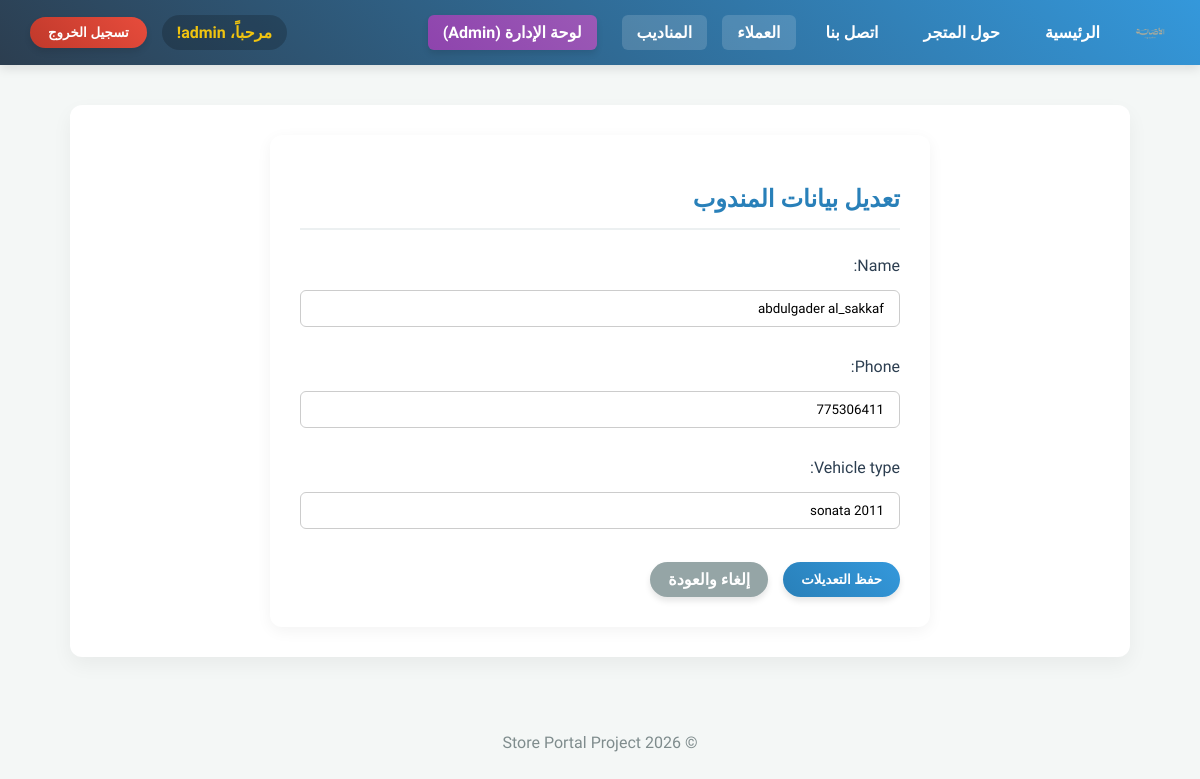
Page /delivery/1/update/ (signed in) on the committed database.
### delivery/models.py (models this page shows, shortened)
class Courier(models.Model):
    name = models.CharField(max_length=100)
    phone = models.CharField(max_length=20)
    vehicle_type = models.CharField(max_length=50) # نوع المركبة (دباب، سيارة، إلخ)

### delivery/views.py (the view)
# urls.py: path('<int:pk>/update/', views.CourierUpdateView.as_view(), name='courier_update'),
class CourierUpdateView(LoginRequiredMixin,UserPassesTestMixin, UpdateView):
    model = Courier
    template_name = 'delivery/courier_form.html' # تستخدم صفحة الفورم العادية
    fields = ['name', 'phone', 'vehicle_type']
    success_url = reverse_lazy('courier_list')
    login_url = 'login'
    def test_func(self):
        return self.request.user.is_superuser

### delivery/templates/delivery/courier_form.html (shortened to what this page needs)
{% extends 'customers/base.html' %}
{% block content %}
<div
    style="max-width: 600px; margin: 0 auto; background: white; padding: 30px; border-radius: 12px; box-shadow: 0 4px 15px rgba(0,0,0,0.05);">
    <h2 style="color: #2980b9; border-bottom: 2px solid #ecf0f1; padding-bottom: 15px; margin-bottom: 20px;">
        تعديل بيانات المندوب
    </h2>
    <form method="POST">
        <div style="line-height: 2;">
            {{ form.as_p }}
        </div>
        <div style="margin-top: 25px; display: flex; gap: 15px;">
            <button type="submit" class="btn btn-blue">حفظ التعديلات</button>
            <a href="{% url 'courier_list' %}" class="btn" style="background-color: #95a5a6;">إلغاء والعودة</a>
        </div>
    </form>
</div>
{% endblock %}

### customers/templates/customers/base.html (shortened to what this page needs)
{% load static %}
<!DOCTYPE html>
<html lang="ar" dir="rtl">
<head>
    <link rel="stylesheet" href="{% static 'customers/css/style.css' %}?v=1.1">
</head>
<body>
    <nav class="navbar">
        <div class="nav-right">
            <img src="{% static 'customers/images/logo.png' %}" alt="Logo" width="40" style="vertical-align: middle;">
            <a href="{% url 'customers_home' %}">الرئيسية</a>
            <a href="{% url 'customers_about' %}">حول المتجر</a>
            <a href="{% url 'contactus' %}">اتصل بنا</a>
            {% if user.is_authenticated %}
            <a href="{% url 'customer_list' %}" style="background: rgba(255,255,255,0.15);">العملاء</a>
            <a href="{% url 'courier_list' %}" style="background: rgba(255,255,255,0.15);">المناديب</a>
            {% if user.is_superuser %}
            <a href="/admin/" class="btn btn-purple" style="margin-right: 10px;">لوحة الإدارة (Admin)</a>
            {% endif %}
            {% endif %}
        </div>
        <div class="nav-left">
            {% if user.is_authenticated %}
            <span class="welcome-text">مرحباً، {{ user.username }}!</span>
            <form action="{% url 'logout' %}" method="POST" style="display:inline; margin: 0;">
                <button type="submit" class="btn btn-red">تسجيل الخروج</button>
            </form>
            {% else %}
            <a href="{% url 'login' %}">تسجيل الدخول</a>
            <a href="{% url 'register_account' %}" class="btn btn-blue">إنشاء حساب</a>
            {% endif %}
        </div>
    </nav>
    <div class="container">
        {% block content %}
        {% endblock %}
    </div>
    <footer>
        <p>&copy; 2026 Store Portal Project</p>
    </footer>
</body>
</html>

### customers/static/customers/css/style.css (style rules this page uses)
body { font-family: 'Tajawal', sans-serif; background-color: #f4f7f6; margin: 0; padding: 0; color: #2c3e50; }
.navbar { background: linear-gradient(45deg, #2c3e50, #3498db); padding: 15px 30px; display: flex; justify-content: space-between; align-items: center; box-shadow: 0 4px 10px rgba(0, 0, 0, 0.1); }
.nav-right, .nav-left { display: flex; align-items: center; gap: 15px; }
.navbar a { color: white; text-decoration: none; font-weight: bold; padding: 8px 15px; border-radius: 6px; transition: 0.3s; }
.welcome-text { font-weight: bold; color: #f1c40f; background: rgba(0, 0, 0, 0.2); padding: 8px 15px; border-radius: 20px; }
.btn { padding: 8px 18px; border-radius: 20px; border: none; color: white !important; font-weight: bold; cursor: pointer; text-decoration: none; transition: 0.3s; box-shadow: 0 4px 6px rgba(0, 0, 0, 0.1); }
.btn-purple { background: linear-gradient(45deg, #8e44ad, #9b59b6); }
.btn-red { background: linear-gradient(45deg, #c0392b, #e74c3c); }
.btn-blue { background: linear-gradient(45deg, #2980b9, #3498db); }
.container { max-width: 1000px; margin: 40px auto; padding: 30px; background: white; border-radius: 12px; box-shadow: 0 8px 20px rgba(0, 0, 0, 0.05); }
footer { text-align: center; padding: 20px; color: #7f8c8d; margin-top: 40px; }
input[type="text"], input[type="number"], input[type="email"], select { width: 100%; padding: 10px 15px; margin: 8px 0; display: inline-block; border: 1px solid #ccc; border-radius: 6px; box-sizing: border-box; font-family: 'Tajawal', sans-serif; transition: 0.3s; }
input[type="text"], input[type="password"], input[type="number"], input[type="email"], select { width: 100%; padding: 10px 15px; margin: 8px 0; display: inline-block; border: 1px solid #ccc; border-radius: 6px; box-sizing: border-box; font-family: 'Tajawal', sans-serif; transition: 0.3s; }

### rows in the picture
Courier: name "abdulgader al_sakkaf", phone "775306411", vehicle_type "sonata 2011"

### other values in the picture
{{ user.username }} "admin"
